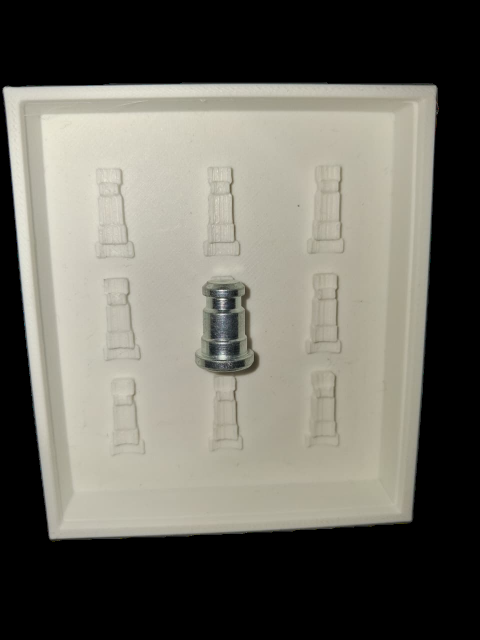
#> input picture data/input/WhatsApp Image 2026-09-07 at 1.48.54 PM.png, 960 x 1280 px (shown at 1/2 size); its folder holds only this picture in this run
$ python run_edge_experiment.py   (older library calls are emulated)
#> lines starting #> are read from the running program, lines starting #| are printed output that depends on the picture; after the words box and inside, x2 and y2 are one past the last pixel; in counts of white or black regions, pixels touching at a corner belong together
### app/core/image_loader.py
"""Image loading with explicit validation and timing-friendly semantics."""

from __future__ import annotations

from pathlib import Path

import cv2
import numpy as np


class ImageLoadError(ValueError):
    """Raised when an inspection image cannot be read."""


def load_bgr_image(path: str | Path) -> np.ndarray:
    """Load a colour image in OpenCV's BGR channel order.

    Images are intentionally not resized: pixel measurements only remain
    meaningful when the original acquisition resolution is preserved.
    """

    image_path = Path(path)
    if not image_path.is_file():
        raise ImageLoadError(f"Image does not exist: {image_path}")
    image = cv2.imread(str(image_path), cv2.IMREAD_COLOR)
    if image is None:
        raise ImageLoadError(f"OpenCV could not decode image: {image_path}")
    return image

### app/core/preprocessor.py
"""Deterministic preprocessing primitives for inspection experiments."""

from __future__ import annotations

from dataclasses import dataclass

import cv2
import numpy as np


@dataclass(frozen=True)
class PreprocessedImage:
    """Common image representations retained for fair edge-method comparison."""

    original_bgr: np.ndarray
    grayscale: np.ndarray
    red: np.ndarray
    blue: np.ndarray
    hsv_value: np.ndarray


def prepare_channels(image_bgr: np.ndarray) -> PreprocessedImage:
    """Derive grayscale, BGR channels and HSV value without assuming a winner."""

    if image_bgr is None or image_bgr.ndim != 3 or image_bgr.shape[2] != 3:
        raise ValueError("Expected a non-empty BGR image with three channels")
    if image_bgr.size == 0:
        raise ValueError("Image must not be empty")
    hsv = cv2.cvtColor(image_bgr, cv2.COLOR_BGR2HSV)
    return PreprocessedImage(
        original_bgr=image_bgr,
        grayscale=cv2.cvtColor(image_bgr, cv2.COLOR_BGR2GRAY),
        red=image_bgr[:, :, 2],
        blue=image_bgr[:, :, 0],
        hsv_value=hsv[:, :, 2],
    )

### app/core/inspector.py
"""Orchestration layer for the explicit dimensional-inspection architecture.

Image processing -> edge detection -> geometric measurement -> calibration ->
tolerance check -> PASS/FAIL. The supplied phone-image experiment intentionally
stops before the final two stages because its measurement regions, calibration,
and engineering specification are unknown.
"""

from __future__ import annotations

from dataclasses import dataclass
from pathlib import Path
from time import perf_counter

from .alignment import IdentityJobNormalizer, JobNormalizer
from .calibration import CalibrationModel
from .diameter_engine import FourDiameterMeasurementEngine, JobMeasurementResult
from .edge_detector import EdgeDetector
from .image_loader import load_bgr_image
from .job_detector import JobDetector, JobROI
from .measurement import CalibratedDiameterMeasurement, PixelDiameterMeasurement
from .measurement_spec import FourDiameterSpec
from .preprocessor import PreprocessedImage, prepare_channels
from .result import ExperimentResult, InspectionState, PipelineTimings
from .tolerance_checker import SymmetricTolerance, ToleranceResult, check_tolerance


class DiameterInspectionEngine:
    """Coordinates independent processing stages without embedding drawing knowledge."""

    def __init__(self, edge_detector: EdgeDetector | None = None, job_normalizer: JobNormalizer | None = None) -> None:
        self.edge_detector = edge_detector or EdgeDetector()
        self.four_diameter_engine = FourDiameterMeasurementEngine()
        self.job_normalizer = job_normalizer or IdentityJobNormalizer()

    def experiment(self, image_path: str | Path) -> tuple[ExperimentResult, PreprocessedImage, dict]:
        """Run edge experiments only; no dimensions or PASS/FAIL are inferred."""

        timings = PipelineTimings()
        start = perf_counter()
        image = load_bgr_image(image_path)
#> in load_bgr_image, image is the input picture: shape (1280, 960, 3); mean B, G, R 96.5, 105.4, 107.4
        timings.record("image_loading", (perf_counter() - start) * 1000.0)

        start = perf_counter()
        channels = prepare_channels(image)
        timings.record("preprocessing", (perf_counter() - start) * 1000.0)

        start = perf_counter()
        edge_results = dict(self.edge_detector.run_experiments(channels))
        timings.record("edge_detection", (perf_counter() - start) * 1000.0)
        # No valid region exists yet, but make the absent stage observable.
        timings.record("measurement", 0.0)

        result = ExperimentResult(
            source=str(image_path),
            state=InspectionState.EXPERIMENT,
            edge_metrics={name: outcome.metrics() for name, outcome in edge_results.items()},
            timings_ms=timings.as_dict(),
            notes=(
                "Exploratory pixel/edge experiment only; no diameter region was specified.",
                "No camera calibration, physical reference, nominal dimension, or tolerance was supplied.",
                "Therefore no millimetre measurement or PASS/FAIL result has been generated.",
            ),
        )
        return result, channels, edge_results

    # [57 lines left out: functions inspect_configured_image, evaluate_diameter, not called in this run]


@dataclass(frozen=True)
class ConfiguredJobInspectionResult:
    job_id: str
    roi: JobROI
    result: JobMeasurementResult


@dataclass(frozen=True)
class ConfiguredImageInspectionResult:
    jobs: tuple[ConfiguredJobInspectionResult, ...]
    timings_ms: dict[str, float]

### app/core/edge_detector.py
"""Classical edge-detection experiments for reflective machined components.

No channel is assumed to be best. Each method returns both the binary edge image
and simple density/contour metrics so images can be compared under a controlled
lighting setup before a production choice is made.
"""

from __future__ import annotations

from dataclasses import dataclass
from typing import Mapping

import cv2
import numpy as np

from .preprocessor import PreprocessedImage


@dataclass(frozen=True)
class EdgeDetectionConfig:
    name: str
    source: str
    method: str
    blur: str = "gaussian"
    canny_low: int = 50
    canny_high: int = 150


@dataclass(frozen=True)
class EdgeDetectionResult:
    config: EdgeDetectionConfig
    edge_image: np.ndarray
    contour_count: int
    edge_pixel_count: int
    edge_coverage_percent: float

    def metrics(self) -> dict[str, int | float]:
        return {
            "edge_pixel_count": self.edge_pixel_count,
            "edge_coverage_percent": self.edge_coverage_percent,
            "contour_count": self.contour_count,
        }


DEFAULT_EXPERIMENTS: tuple[EdgeDetectionConfig, ...] = (
    EdgeDetectionConfig("grayscale_gaussian_canny", "grayscale", "canny", "gaussian"),
    EdgeDetectionConfig("grayscale_median_canny", "grayscale", "canny", "median"),
    EdgeDetectionConfig("red_gaussian_canny", "red", "canny", "gaussian"),
    EdgeDetectionConfig("blue_gaussian_canny", "blue", "canny", "gaussian"),
    EdgeDetectionConfig("hsv_value_gaussian_canny", "hsv_value", "canny", "gaussian"),
    EdgeDetectionConfig("grayscale_sobel", "grayscale", "sobel", "gaussian"),
    EdgeDetectionConfig("grayscale_otsu", "grayscale", "otsu", "gaussian"),
)


class EdgeDetector:
    """Run comparable Canny, Sobel and threshold experiments."""

    def detect(self, channels: PreprocessedImage, config: EdgeDetectionConfig) -> EdgeDetectionResult:
        source = self._source_image(channels, config.source)
        filtered = self._filter(source, config.blur)

        if config.method == "canny":
            edges = cv2.Canny(filtered, config.canny_low, config.canny_high, L2gradient=True)
        elif config.method == "sobel":
            horizontal = cv2.Sobel(filtered, cv2.CV_16S, 1, 0, ksize=3)
            vertical = cv2.Sobel(filtered, cv2.CV_16S, 0, 1, ksize=3)
            edges = cv2.convertScaleAbs(cv2.addWeighted(horizontal, 0.5, vertical, 0.5, 0))
            _, edges = cv2.threshold(edges, 0, 255, cv2.THRESH_BINARY + cv2.THRESH_OTSU)
        elif config.method == "otsu":
            _, edges = cv2.threshold(filtered, 0, 255, cv2.THRESH_BINARY + cv2.THRESH_OTSU)
        else:
            raise ValueError(f"Unsupported edge method: {config.method}")

        contours, _ = cv2.findContours(edges, cv2.RETR_EXTERNAL, cv2.CHAIN_APPROX_SIMPLE)
        edge_pixel_count = int(np.count_nonzero(edges))
        return EdgeDetectionResult(
            config=config,
            edge_image=edges,
            contour_count=len(contours),
            edge_pixel_count=edge_pixel_count,
            edge_coverage_percent=(edge_pixel_count / edges.size) * 100.0,
        )

    def run_experiments(
        self,
        channels: PreprocessedImage,
        configs: tuple[EdgeDetectionConfig, ...] = DEFAULT_EXPERIMENTS,
    ) -> Mapping[str, EdgeDetectionResult]:
        return {config.name: self.detect(channels, config) for config in configs}

    @staticmethod
    def contours(edge_image: np.ndarray, minimum_area_px: float = 100.0) -> list[np.ndarray]:
        """Return visible candidate contours, filtering small edge fragments only.

        These contours are visual aids, not validated part locations or diameter
        regions. Engineering drawing data is required for that decision.
        """

        if minimum_area_px < 0:
            raise ValueError("minimum_area_px must be non-negative")
        contours, _ = cv2.findContours(edge_image, cv2.RETR_EXTERNAL, cv2.CHAIN_APPROX_SIMPLE)
        return [contour for contour in contours if cv2.contourArea(contour) >= minimum_area_px]

    @staticmethod
    def _source_image(channels: PreprocessedImage, name: str) -> np.ndarray:
        try:
            return getattr(channels, name)
        except AttributeError as exc:
            raise ValueError(f"Unknown channel source: {name}") from exc

    @staticmethod
    def _filter(image: np.ndarray, blur: str) -> np.ndarray:
        if blur == "gaussian":
            return cv2.GaussianBlur(image, (5, 5), 0)
        if blur == "median":
            return cv2.medianBlur(image, 5)
        if blur == "none":
            return image
        raise ValueError(f"Unsupported blur method: {blur}")

### app/core/diameter_engine.py
"""Four-diameter pixel measurement using replaceable classical edge strategies."""

from __future__ import annotations

from dataclasses import dataclass
from enum import Enum
from time import perf_counter

import cv2
import numpy as np

from .calibration import CalibrationModel
from .edge_detector import EdgeDetectionConfig, EdgeDetector
from .measurement import PixelDiameterMeasurement
from .measurement_spec import DiameterSpec, FourDiameterSpec, MeasurementRegion
from .preprocessor import prepare_channels
from .tolerance_checker import SymmetricTolerance, check_tolerance


class DiameterStatus(str, Enum):
    PASS = "PASS"
    FAIL = "FAIL"
    NOT_CONFIGURED = "NOT_CONFIGURED"
    MEASUREMENT_FAILED = "MEASUREMENT_FAILED"


@dataclass(frozen=True)
class EdgeLocalization:
    """Localized left/right section boundaries and their one-dimensional scores."""

    left_edge_x: float
    right_edge_x: float
    left_strength: float
    right_strength: float
    strategy: str
    left_confidence: float = 1.0
    right_confidence: float = 1.0


@dataclass(frozen=True)
class DiameterResult:
    """Complete result for one location; absent values are intentionally explicit."""

    name: str
    region: MeasurementRegion
    left_edge_x: float | None
    right_edge_x: float | None
    diameter_pixels: float | None
    diameter_mm: float | None
    nominal_mm: float | None
    tolerance_mm: float | None
    lower_limit_mm: float | None
    upper_limit_mm: float | None
    status: DiameterStatus
    edge_strategy: str
    edge_confidence: dict[str, float] | None = None
    message: str = ""


@dataclass(frozen=True)
class JobMeasurementResult:
    """Independent D1/D2/D3/D4 results and per-diameter elapsed timings."""

    diameters: tuple[DiameterResult, ...]
    timings_ms: dict[str, float]
    status: DiameterStatus


class BoundaryEdgeLocator:
    """Locate opposing side boundaries in a configured horizontal band.

    ``sobel_x`` emphasizes vertical boundaries and is the default for a side-view
    cylinder. ``canny`` is retained as a switchable experimental strategy. Both
    assume the job ROI is aligned upright and closely cropped enough that the
    intended two outer boundaries fall on opposite image halves.
    """

    def __init__(self, edge_detector: EdgeDetector | None = None) -> None:
        self.edge_detector = edge_detector or EdgeDetector()

    # [108 lines left out: functions locate, _find_outer_edge, _subpixel_peak, _subpixel_peak_val, not called in this run]


class FourDiameterMeasurementEngine:
    """Measure configured D1-D4 bands while preserving missing-data states."""

    def __init__(self, edge_locator: BoundaryEdgeLocator | None = None) -> None:
        self.edge_locator = edge_locator or BoundaryEdgeLocator()

    # [76 lines left out: functions measure_diameter, measure_job, _job_status, not called in this run]

### app/core/result.py
"""Shared result objects for the inspection pipeline.

The result types deliberately distinguish an exploratory pixel measurement from a
validated, calibrated inspection result. A phone image without a fixture and
calibration must never be represented as an industrial PASS/FAIL decision.
"""

from __future__ import annotations

from dataclasses import dataclass, field
from enum import Enum
from typing import Any


class InspectionState(str, Enum):
    """How far a result has progressed through the inspection workflow."""

    EXPERIMENT = "EXPERIMENT"
    VALIDATED = "VALIDATED"
    INCOMPLETE = "INCOMPLETE"


@dataclass
class PipelineTimings:
    """Per-stage timings plus a total for one image."""

    stages: dict[str, float] = field(default_factory=dict)

    def record(self, name: str, milliseconds: float) -> None:
        self.stages[name] = milliseconds

    @property
    def total_milliseconds(self) -> float:
        return sum(self.stages.values())

    def as_dict(self) -> dict[str, float]:
        return {**self.stages, "complete_pipeline": self.total_milliseconds}


@dataclass(frozen=True)
class ExperimentResult:
    """Output of an uncalibrated image-processing experiment."""

    source: str
    state: InspectionState
    edge_metrics: dict[str, dict[str, float | int]]
    timings_ms: dict[str, float]
    notes: tuple[str, ...] = ()
    measurement: Any | None = None

### scripts/run_edge_experiment.py
#!/usr/bin/env python3
"""Create visual edge-detection comparisons for every input image.

Usage:
    python scripts/run_edge_experiment.py
    python scripts/run_edge_experiment.py --input data/input --output data/output/edge_experiments

The output is an exploratory aid. It never identifies an engineering diameter,
converts pixels to mm, or issues PASS/FAIL.
"""

from __future__ import annotations

import argparse
import json
import sys
from pathlib import Path

import cv2
import numpy as np

PROJECT_ROOT = Path(__file__).resolve().parents[1]
if str(PROJECT_ROOT) not in sys.path:
    sys.path.insert(0, str(PROJECT_ROOT))

from app.core.edge_detector import EdgeDetector
from app.core.inspector import DiameterInspectionEngine


def _label(image: np.ndarray, text: str) -> np.ndarray:
    labelled = image.copy()
    cv2.rectangle(labelled, (0, 0), (labelled.shape[1], 30), (0, 0, 0), -1)
    cv2.putText(labelled, text, (8, 21), cv2.FONT_HERSHEY_SIMPLEX, 0.55, (255, 255, 255), 1, cv2.LINE_AA)
    return labelled


def _as_bgr(image: np.ndarray) -> np.ndarray:
    return image if image.ndim == 3 else cv2.cvtColor(image, cv2.COLOR_GRAY2BGR)


def make_visualization(channels, primary_edge: np.ndarray) -> np.ndarray:
    """Produce original/channels/edge/contour panels at a consistent display size."""

    contour_overlay = channels.original_bgr.copy()
    contours = EdgeDetector.contours(primary_edge, minimum_area_px=100.0)
    cv2.drawContours(contour_overlay, contours, -1, (0, 255, 0), 2)
    # Green contours are exploratory edge fragments; they are not jobs or ROIs.
    panels = (
        _label(_as_bgr(channels.original_bgr), "Original"),
        _label(_as_bgr(channels.grayscale), "Grayscale"),
        _label(_as_bgr(channels.red), "Red channel"),
        _label(_as_bgr(channels.blue), "Blue channel"),
        _label(_as_bgr(primary_edge), "Canny: grayscale + Gaussian"),
        _label(_as_bgr(contour_overlay), "Candidate contours (not measurements)"),
    )
    width = 480
    height = max(1, int(channels.original_bgr.shape[0] * width / channels.original_bgr.shape[1]))
    rendered = [cv2.resize(panel, (width, height), interpolation=cv2.INTER_AREA) for panel in panels]
    return np.vstack((np.hstack(rendered[:3]), np.hstack(rendered[3:])))


def run(input_dir: Path, output_dir: Path) -> list[dict]:
    images = sorted(
        path for extension in ("*.jpg", "*.jpeg", "*.png", "*.bmp", "*.tif", "*.tiff")
        for path in input_dir.glob(extension)
    )
    if not images:
        raise FileNotFoundError(f"No supported images found in {input_dir}")

    output_dir.mkdir(parents=True, exist_ok=True)
    engine = DiameterInspectionEngine()
    summaries: list[dict] = []
    for image_path in images:
        result, channels, edge_results = engine.experiment(image_path)
#> in experiment, `edge_results = dict(self.edge_detector.run_experiments(channels))`: edge_results = 7 items
#> edge_results = 7 items
        primary = edge_results["grayscale_gaussian_canny"].edge_image
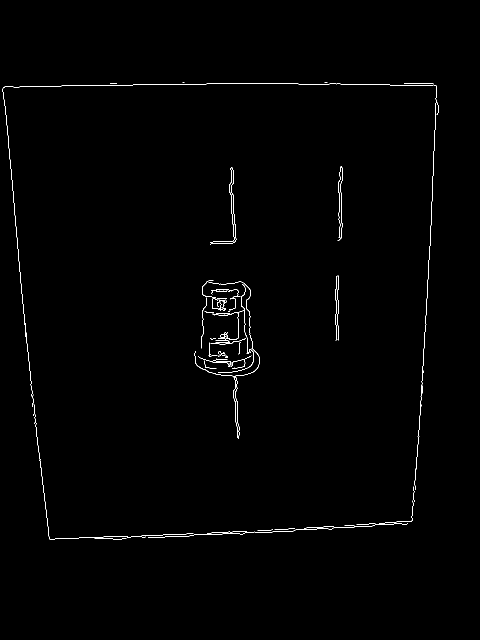
#> primary: shape (1280, 960) (shown at 1/2 size); 0.61% white in thin lines or dots, all inside (x1, y1, x2, y2) = (5, 165, 878, 1079)
        visualization_path = output_dir / f"{image_path.stem}_edge_experiment.png"
        if not cv2.imwrite(str(visualization_path), make_visualization(channels, primary)):
#> in contours, `contours, _ = cv2.findContours(edge_image, cv2.RETR_EXTERNAL, cv2.CHAI..`: contours = 66 contours, 62 with area under 20; largest, box (x1, y1, x2, y2) and area: (425, 620, 487, 680) 90, (389, 563, 519, 876) 76, (421, 676, 492, 689) 32, (436, 568, 508, 746) 28
#> in make_visualization, `contours = EdgeDetector.contours(primary_edge, minimum_area_px=100.0)`: contours = []
#> in _as_bgr (call 3), `return image if image.ndim == 3 else cv2.cvtColor(image, cv2.COLOR_GRA..`:
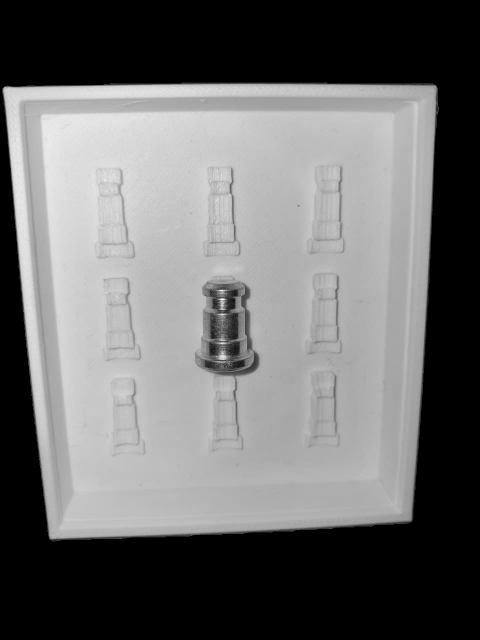
#> returned value: shape (1280, 960, 3) (shown at 1/2 size); min 0, max 255, mean 107.4
#> in _as_bgr (call 4), `return image if image.ndim == 3 else cv2.cvtColor(image, cv2.COLOR_GRA..`:
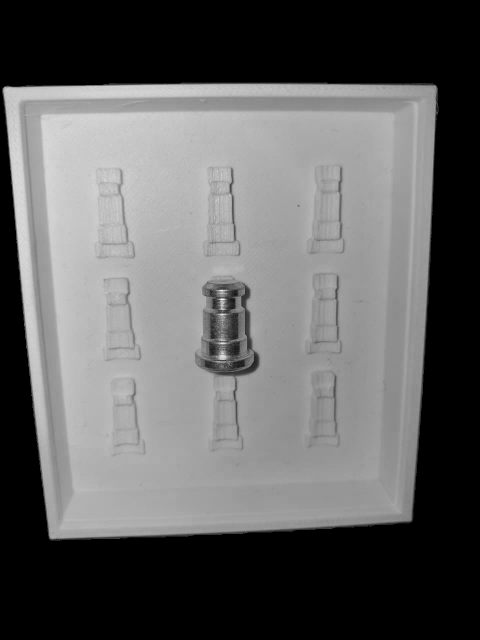
#> returned value: shape (1280, 960, 3) (shown at 1/2 size); min 0, max 255, mean 96.5
#> in _label (call 6), `cv2.putText(labelled, text, (8, 21), cv2.FONT_HERSHEY_SIMPLEX, 0.55, (..`:
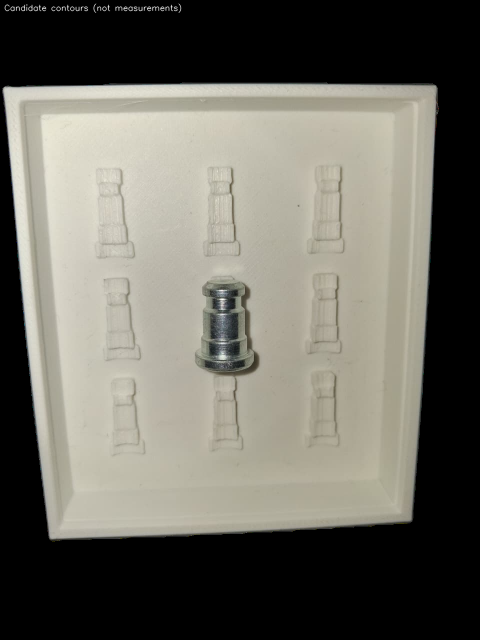
#> labelled: shape (1280, 960, 3) (shown at 1/2 size); mean B, G, R 96.7, 105.6, 107.6
#> in make_visualization, `rendered = [cv2.resize(panel, (width, height), interpolation=cv2.INTER..`: rendered = 6 items
#> in make_visualization, `return np.vstack((np.hstack(rendered[:3]), np.hstack(rendered[3:])))`:
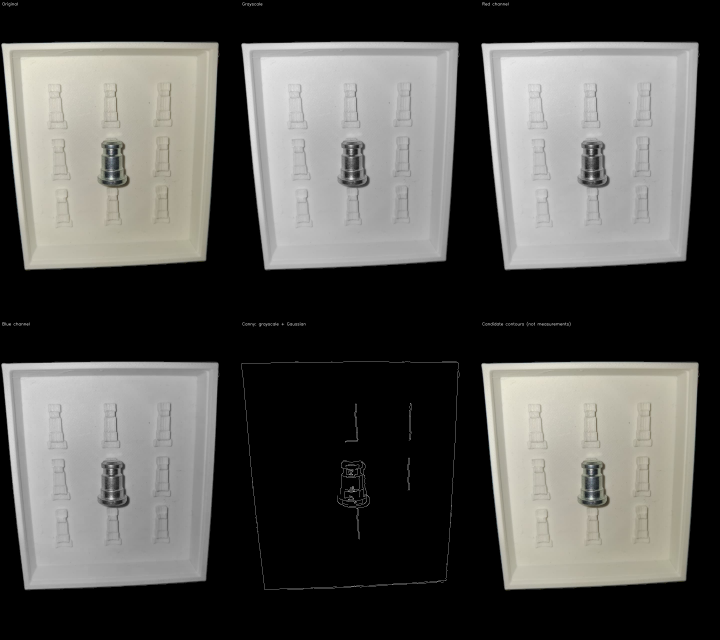
#> returned value: shape (1280, 1440, 3) (shown at 1/2 size); mean of channels 0, 1, 2 84.1, 87, 87.7; drawn as B, G, R
            raise OSError(f"Could not write {visualization_path}")

        summary = {
            "image": image_path.name,
            "state": result.state.value,
            "visualization": visualization_path.name,
            "edge_metrics": result.edge_metrics,
            "timings_ms": result.timings_ms,
            "notes": list(result.notes),
        }
        summaries.append(summary)
        print(
            f"{image_path.name}: {result.timings_ms['complete_pipeline']:.2f} ms; "
            f"Canny edge coverage {result.edge_metrics['grayscale_gaussian_canny']['edge_coverage_percent']:.2f}%"
        )
#| WhatsApp Image 2026-09-07 at 1.48.54 PM.png: 328.95 ms; Canny edge coverage 0.61%

    report_path = output_dir / "experiment_report.json"
    report_path.write_text(json.dumps(summaries, indent=2), encoding="utf-8")
    print(f"Saved {len(summaries)} visualization(s) and {report_path}")
#| Saved 1 visualization(s) and data/output/edge_experiments/experiment_report.json
    return summaries


def parse_args() -> argparse.Namespace:
    parser = argparse.ArgumentParser(description="Run exploratory classical edge-detection experiments.")
    parser.add_argument("--input", type=Path, default=PROJECT_ROOT / "data" / "input")
    parser.add_argument("--output", type=Path, default=PROJECT_ROOT / "data" / "output" / "edge_experiments")
    return parser.parse_args()


if __name__ == "__main__":
    args = parse_args()
    run(args.input, args.output)
